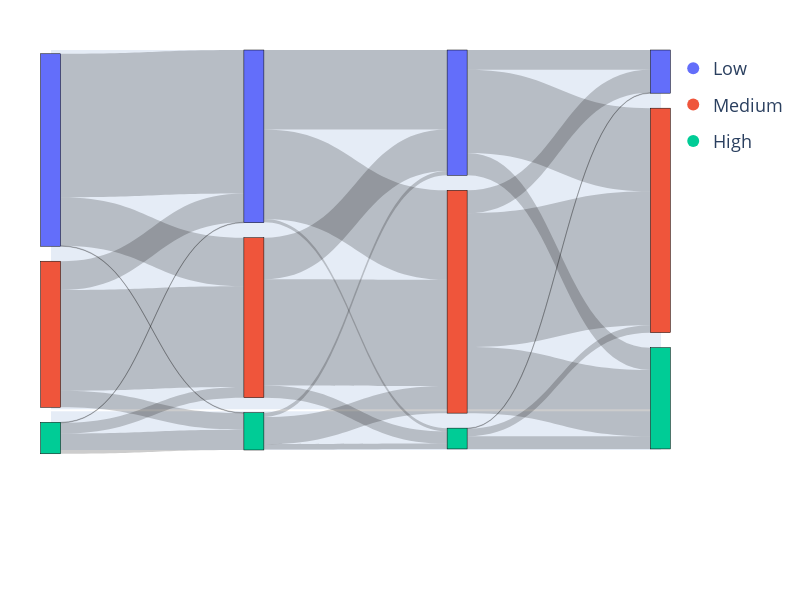

Notebook cell for this chart:
### Code cell
possible_sets = IM_dms.create_possible_sets_single_col("Decomp")
print(possible_sets)
vastr = [col.split("_")[0] for col in disc_decomp_df.columns if 'Decomp_discretized' in col]
print("vastr",vastr)
create_sankey_diagram_ordered(new_sets_df,vastr,possible_sets,
                                    {'Decomp_discretized': 'Decompaction'})

### Figure 1 — Plotly figure (JSON) as saved in the notebook; plotly's stock layout.template omitted (floating-point values rounded to 4 significant figures)
{"data": [{"arrangement": "snap", "link": {"source": [0, 0, 0, 1, 1, 1, 2, 2, 2, 3, 3, 3, 4, 4, 4, 5, 5, 5, 6, 6, 6, 7, 7, 7, 8, 8, 8], "target": [3, 4, 5, 3, 4, 5, 3, 4, 5, 6, 7, 8, 6, 7, 8, 6, 7, 8, 9, 10, 11, 9, 10, 11, 9, 10, 11], "value": [100, 33.83, 0.3717, 20.07, 70.26, 11.52, 0.3717, 7.435, 14.13, 55.39, 62.45, 2.23, 29.0, 73.98, 8.55, 2.974, 18.96, 3.717, 13.75, 57.99, 15.61, 15.99, 93.31, 46.1, 0.3717, 5.204, 8.922]}, "node": {"color": ["#636EFA", "#EF553B", "#00CC96", "#636EFA", "#EF553B", "#00CC96", "#636EFA", "#EF553B", "#00CC96", "#636EFA", "#EF553B", "#00CC96"], "label": ["", "", "", "", "", "", "", "", "", "", "", ""], "line": {"color": "black", "width": 0.5}, "pad": 15, "thickness": 20, "x": [0.001, 0.001, 0.001, 0.3337, 0.3337, 0.3337, 0.6663, 0.6663, 0.6663, 0.999, 0.999, 0.999], "y": [0.25, 0.5, 0.75, 0.05, 0.3, 0.55, -0.15, 0.1, 0.35, -0.35, -0.1, 0.15]}, "type": "sankey"}, {"legendgroup": "Low", "marker": {"color": "#636EFA", "size": 12}, "mode": "markers", "name": "Low", "showlegend": true, "textfont": {"size": 20}, "type": "scatter", "x": [null], "y": [null]}, {"legendgroup": "Medium", "marker": {"color": "#EF553B", "size": 12}, "mode": "markers", "name": "Medium", "showlegend": true, "textfont": {"size": 20}, "type": "scatter", "x": [null], "y": [null]}, {"legendgroup": "High", "marker": {"color": "#00CC96", "size": 12}, "mode": "markers", "name": "High", "showlegend": true, "textfont": {"size": 20}, "type": "scatter", "x": [null], "y": [null]}], "layout": {"annotations": [{"font": {"size": 20}, "showarrow": false, "text": "v<sub>a</sub>=0.04", "x": 0.001, "y": -0.2}, {"font": {"size": 20}, "showarrow": false, "text": "v<sub>a</sub>=0.2", "x": 0.3337, "y": -0.2}, {"font": {"size": 20}, "showarrow": false, "text": "v<sub>a</sub>=0.4", "x": 0.6663, "y": -0.2}, {"font": {"size": 20}, "showarrow": false, "text": "v<sub>a</sub>=0.7", "x": 0.999, "y": -0.2}], "font": {"size": 18}, "height": 600, "margin": {"b": 150, "l": 50, "r": 50, "t": 50}, "showlegend": true, "title": {"text": ""}, "width": 800, "xaxis": {"range": [0, 1], "showgrid": false, "showticklabels": false}, "yaxis": {"range": [-0.11, 1], "showgrid": false, "showticklabels": false}}}
